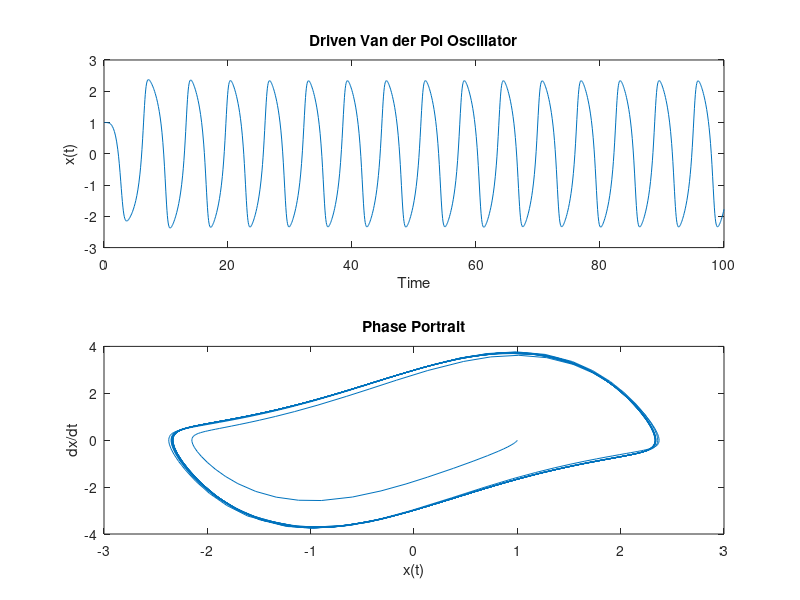

This figure's MATLAB source:
function driven_vdp()
    % Parameters
    mu = 1;  % Nonlinearity parameter
    A = 1;  % Amplitude of the driving force
    omega = 1;  % Frequency of the driving force
    tspan = [0 100];  % Time span for the simulation
    y0 = [1; 0];  % Initial conditions [x(0), x'(0)]
    
    % Solve the differential equations
    [t, y] = ode45(@(t, y) vdp(t, y, mu, A, omega), tspan, y0);
    
    % Plot the results
    figure;
    subplot(2, 1, 1);
    plot(t, y(:, 1));
    title('Driven Van der Pol Oscillator');
    xlabel('Time');
    ylabel('x(t)');
    
    subplot(2, 1, 2);
    plot(y(:, 1), y(:, 2));
    title('Phase Portrait');
    xlabel('x(t)');
    ylabel('dx/dt');
end

function dydt = vdp(t, y, mu, A, omega)
    % Differential equations for the driven Van der Pol oscillator
    dydt = zeros(2, 1);
    dydt(1) = y(2);
    dydt(2) = mu * (1 - y(1)^2) * y(2) - y(1) + A * cos(omega * t);
end
